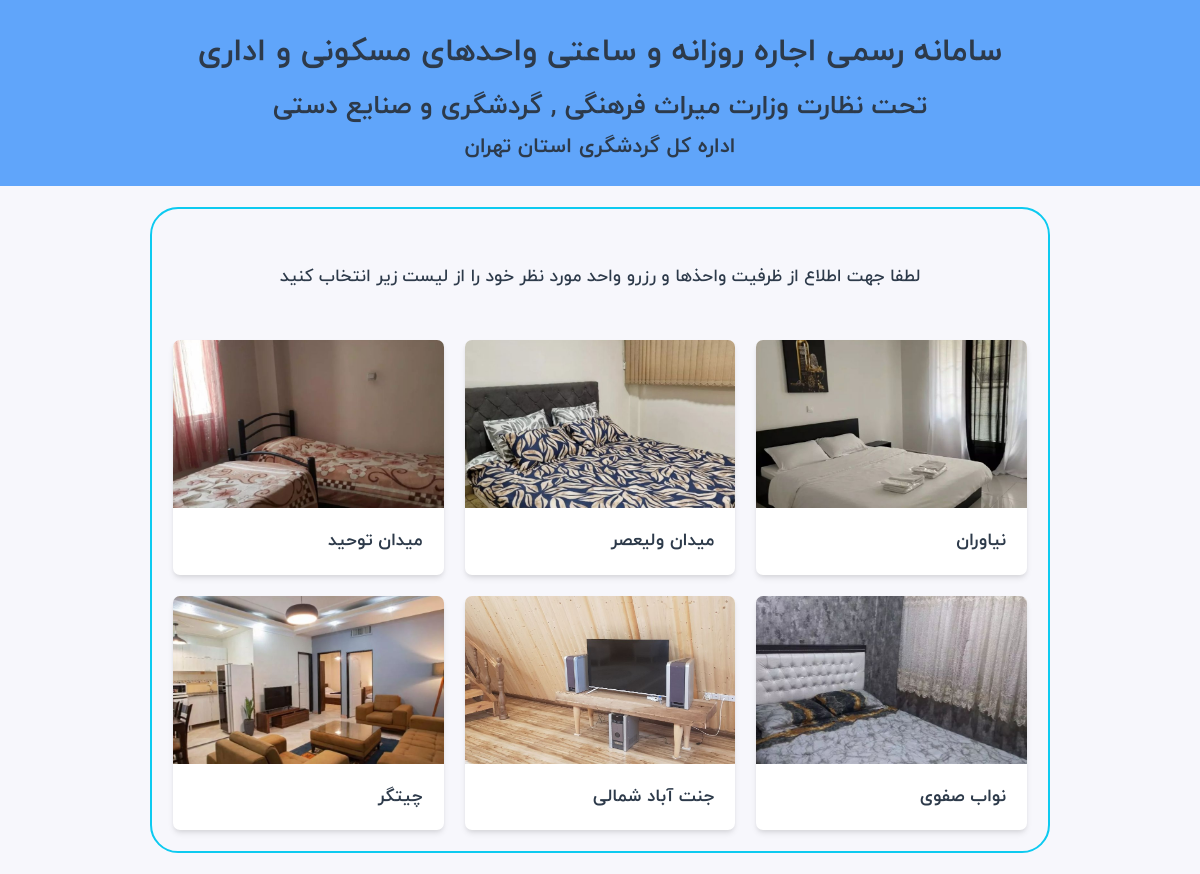
The page / on the database its author committed.
### app.py (models this page shows)
class Location(db.Model):
    __tablename__ = "location"
    id = db.Column(db.Integer, primary_key=True, index=True)
    address = db.Column(db.String(255), nullable=False)
    hourly_fee = db.Column(db.Float, nullable=False)
    daily_fee = db.Column(db.Float, nullable=False)
    main_image_path = db.Column(db.String(255))
    images = db.relationship("LocationImage", back_populates="location")

### app.py (the view)
@app.route("/")
def index():
    locations = Location.query.all()
    return render_template("index.html", locations=locations)

### templates/index.html (shortened to what this page needs)
<!DOCTYPE html>
<html lang="fa">
  <head>
    <link
      rel="stylesheet"
      href="{{ url_for('static', filename='plugins/bootstrap5/css/bootstrap.rtl.min.css') }}"
    />
    <link
      href="https://cdn.jsdelivr.net/npm/tailwindcss@2.2.19/dist/tailwind.min.css"
      rel="stylesheet"
    />
    <link
      rel="stylesheet"
      href="{{ url_for('static', filename='css/styles.css') }}"
    />
  </head>
  <header>
    <div class="bg-blue-400 mx-auto text-center p-6">
      <h1 class="titr bg text-4xl font-bold px-6 py-3">
        سامانه رسمی اجاره روزانه و ساعتی واحدهای مسکونی و اداری
      </h1>
      <h1 class="titr bg text-3xl font-bold px-6 py-2">
        تحت نظارت وزارت میراث فرهنگی , گردشگری و صنایع دستی
      </h1>
      <h1 class="titr bg text-2xl font-bold px-6 py-1">
        اداره کل گردشگری استان تهران
      </h1>
    </div>
  </header>
  <body dir="rtl">
    <div class="border-2 rounded-5 my-4 mx-auto w-75 p-6 border-info">
      <p dir="rtl" class="bnazanin text-center p-10 font-medium text-xl">
        لطفا جهت اطلاع از ظرفیت واحذها و رزرو واحد مورد نظر خود را از لیست زیر
        انتخاب کنید
      </p>
      <div class="grid grid-cols-2 md:grid-cols-2 lg:grid-cols-3 gap-4">
        {% for location in locations %}
        <a
          href="{{ url_for('reservation', location_id=location.id) }}"
          class="bg-white rounded-lg shadow-md hover:shadow-lg transition duration-300 ease-in-out"
          style="text-decoration: none; color: inherit"
        >
          <div>
            <img
              src="{{ url_for('static', filename='images/' + location.main_image_path) }}"
              alt="{{ location.address }}"
              class="w-full h-48 object-cover rounded-t-lg"
            />
          </div>
          <div class="p-6">
            <h3 class="text-xl font-bold">{{ location.address }}</h3>
          </div>
        </a>
        {% endfor %}
      </div>
    </div>
  </body>
</html>

### static/css/styles.css (style rules this page uses)
html { min-height: 100%; font-size: 14px; -webkit-box-sizing: border-box; box-sizing: border-box; -ms-text-size-adjust: 100%; -webkit-text-size-adjust: 100% }
* { min-width: 0; min-height: 0; scrollbar-width: thin; scrollbar-color: #e1e7f0 #f2f3f7 }
*,*::before,*::after { -webkit-box-sizing: border-box; box-sizing: border-box }
body { min-height: 100%; padding: 0; margin: 0; font-family: iranyekan; font-weight: normal; font-size: 14px; color: #2d3a4a; background: #f7f7fc }
h1,h2,h3,h4,h5,h6 { margin: 0; font-size: 14; font-weight: bold }
a { color: #2b73e3; text-decoration: none; -webkit-transition: color .2s ease; transition: .2s ease }
p { margin: 0; margin-bottom: 16px }
img { max-width: 100%; font-size: 10px; text-transform: uppercase; white-space: nowrap; object-fit: cover; color: #919aaf; border: 0 }
::placeholder { color: #919aaf; opacity: 1 }
.text-center { text-align: center }

### rows shown on the page
Location: main_image_path (picture), address "نیاوران"
Location: main_image_path (picture), address "میدان ولیعصر"
Location: main_image_path (picture), address "میدان توحید"
Location: main_image_path (picture), address "نواب صفوی"
Location: main_image_path (picture), address "جنت آباد شمالی"
Location: main_image_path (picture), address "چیتگر"
